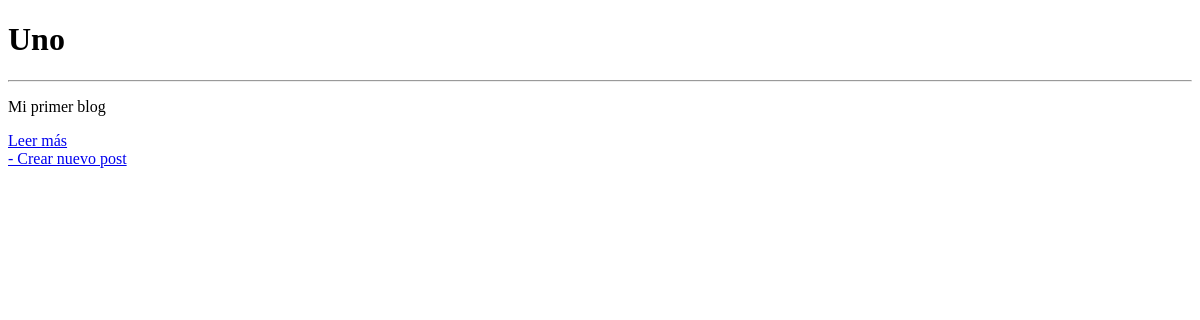
Before: / with the older database file.
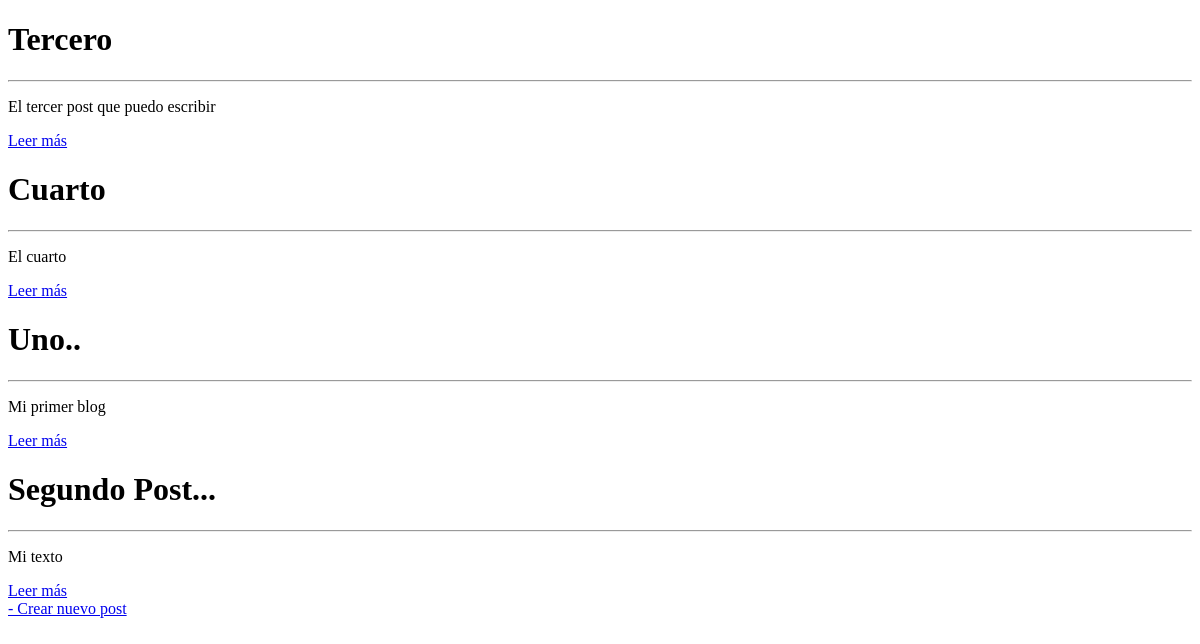
After: the same page with the newer database file.
### blog/models.py (models this page shows, shortened)
class Post(models.Model):
    author = models.ForeignKey('auth.User', on_delete=models.CASCADE)
    title = models.CharField(max_length=200)
    text = models.TextField()
    create_date = models.DateTimeField(
        default=timezone.now
    )
    published_date = models.DateTimeField(
        blank=True, null=True
    )
    def __str__(self):
        return self.title

### blog/views.py (the view)
# urls.py: path('', views.post_list, name='post_list'),
def post_list(request):
    posts = Post.objects.filter(published_date__lte=timezone.now()).order_by('published_date')
    return render(request, 'blog/post_list.html', {'posts': posts})

### blog/templates/blog/post_list.html (shortened to what this page needs)
<!DOCTYPE html>
<html lang="en">
<head>
</head>
<body>
    {% for post in posts %}
        <h1>{{ post }}</h1>
        <hr>
        <p>{{ post.text }}</p>
        <a href="{% url 'post_detail' pk=post.pk %}">Leer más</a>
    {% endfor %}
    <div>
        <a href="{% url 'post_new' %}">- Crear nuevo post</a>
    </div>
</body>
</html>

Changed rows visible on the page:
added Post: title "Tercero", text "El tercer post que puedo escribir"
added Post: title "Cuarto", text "El cuarto"
changed Post "Mi primer blog": title "Uno" → "Uno.."
added Post: title "Segundo Post...", text "Mi texto"
